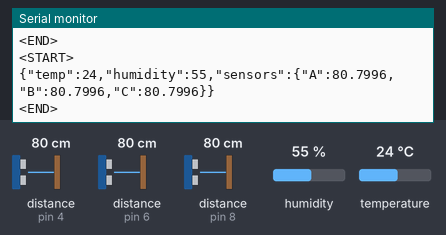
The sketch below on a simulated Arduino Uno, built for the host (arithmetic inside an expression is 32-bit, double 64-bit). Shown: the last lines printed to the serial monitor. Wiring (inferred from the names in the program): 3 × ultrasonic range finder: trigger pin 3, echo pin 4 / trigger pin 5, echo pin 6 / trigger pin 7, echo pin 8. The inputs (shaded band) are chosen by the test bench; at power-on: distance to the obstacle (sensors on pin 4, pin 6, pin 8) 80 cm, temperature 24 °C, humidity 55 %. The echo pulse lasts 58.3 µs per cm.

Above: at 3.2 s.
3.3 s: distance to the obstacle (sensor on pin 4) set to 2 cm
At 4.11 s:
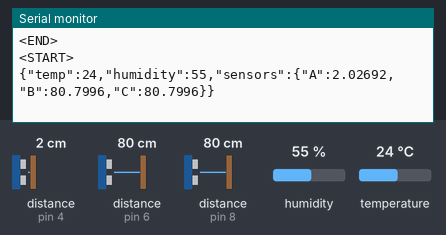
4.8 s: temperature set to 12 °C
At 7.5 s:
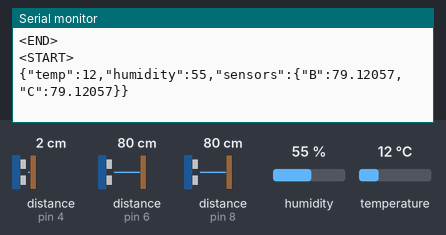
7.7 s: distance to the obstacle (sensor on pin 6) set to 2 cm
At 7.72 s:
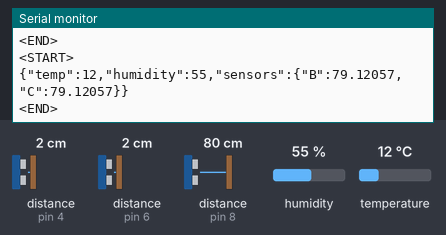
9.3 s: distance to the obstacle (sensor on pin 8) set to 2 cm
At 9.33 s:
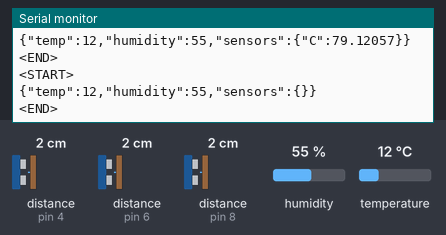
10.9 s: distance to the obstacle (sensor on pin 4) set to 4 cm
At 11.07 s:
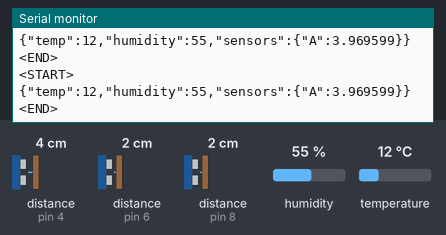
12.5 s: distance to the obstacle (sensor on pin 6) set to 4 cm
At 12.61 s:
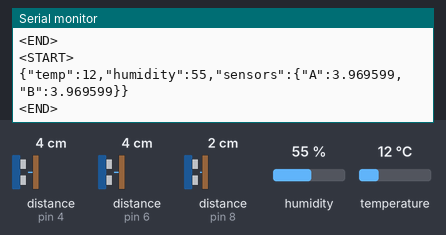

The sketch:

sonar_turret_arduino.ino
```cpp
#include <DHT.h>
#include <ArduinoJson.h>

#define DHTPIN 2
#define DHTTYPE DHT22

// HC-SR04 Sensors
#define TRIGGER_PIN_A 3
#define ECHO_PIN_A 4
#define TRIGGER_PIN_B 5
#define ECHO_PIN_B 6
#define TRIGGER_PIN_C 7
#define ECHO_PIN_C 8

DHT dht(DHTPIN, DHTTYPE);

float temperature = 0.0;
float humidity = 0.0;

void setup() {
  Serial.begin(115200);
  dht.begin();

  pinMode(TRIGGER_PIN_A, OUTPUT);
  pinMode(ECHO_PIN_A, INPUT);
  pinMode(TRIGGER_PIN_B, OUTPUT);
  pinMode(ECHO_PIN_B, INPUT);
  pinMode(TRIGGER_PIN_C, OUTPUT);
  pinMode(ECHO_PIN_C, INPUT);

  delay(2000); // stabilize sensors
}

void loop() {
  readEnv();
  float sos = 331.4 + (0.6 * temperature) + (0.0124 * humidity);

  float distA = readDistance(TRIGGER_PIN_A, ECHO_PIN_A, sos);
  float distB = readDistance(TRIGGER_PIN_B, ECHO_PIN_B, sos);
  float distC = readDistance(TRIGGER_PIN_C, ECHO_PIN_C, sos);

  sendData(distA, distB, distC);
  delay(100);
}

void readEnv() {
  humidity = dht.readHumidity();
  temperature = dht.readTemperature();
  if (isnan(humidity) || isnan(temperature)) {
    humidity = 50.0; temperature = 20.0;
  }
}

float readDistance(int trig, int echo, float sos) {
  digitalWrite(trig, LOW); delayMicroseconds(2);
  digitalWrite(trig, HIGH); delayMicroseconds(10);
  digitalWrite(trig, LOW);

  long duration = pulseIn(echo, HIGH);
  float distance = (duration * (sos / 10000.0)) / 2.0;
  if (distance > 400 || distance < 2) return -1.0;
  return distance;
}

void sendData(float a, float b, float c) {
  StaticJsonDocument<200> doc;
  doc["temp"] = temperature;
  doc["humidity"] = humidity;

  JsonObject sensors = doc.createNestedObject("sensors");

  if (a > 0) sensors["A"] = a;
  if (b > 0) sensors["B"] = b;
  if (c > 0) sensors["C"] = c;

  Serial.println("<START>");
  serializeJson(doc, Serial);
  Serial.println();
  Serial.println("<END>");
}
```

Measured:
- after the input at 3.3 s, the serial monitor: prints a new line at once (image 1)
- after the input at 4.8 s, the serial monitor: prints a new line after 1.4 s (image 2)
- after the input at 9.3 s, the serial monitor: prints a new line at once (image 4)
- after the input at 10.9 s, the serial monitor: prints a new line after 0.06 s (image 5)
- after the input at 12.5 s, the serial monitor: prints a new line after 0.10 s (image 6)
